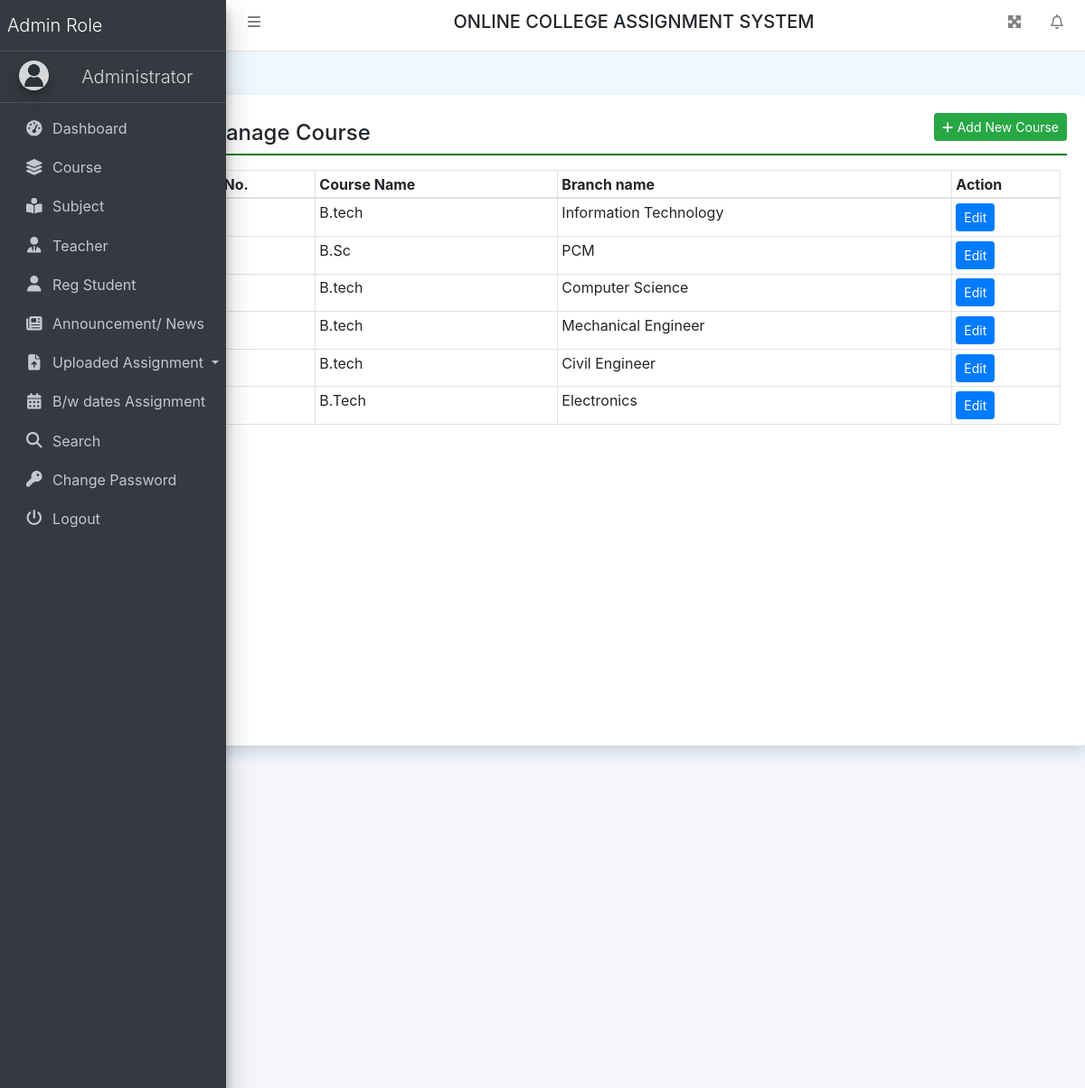
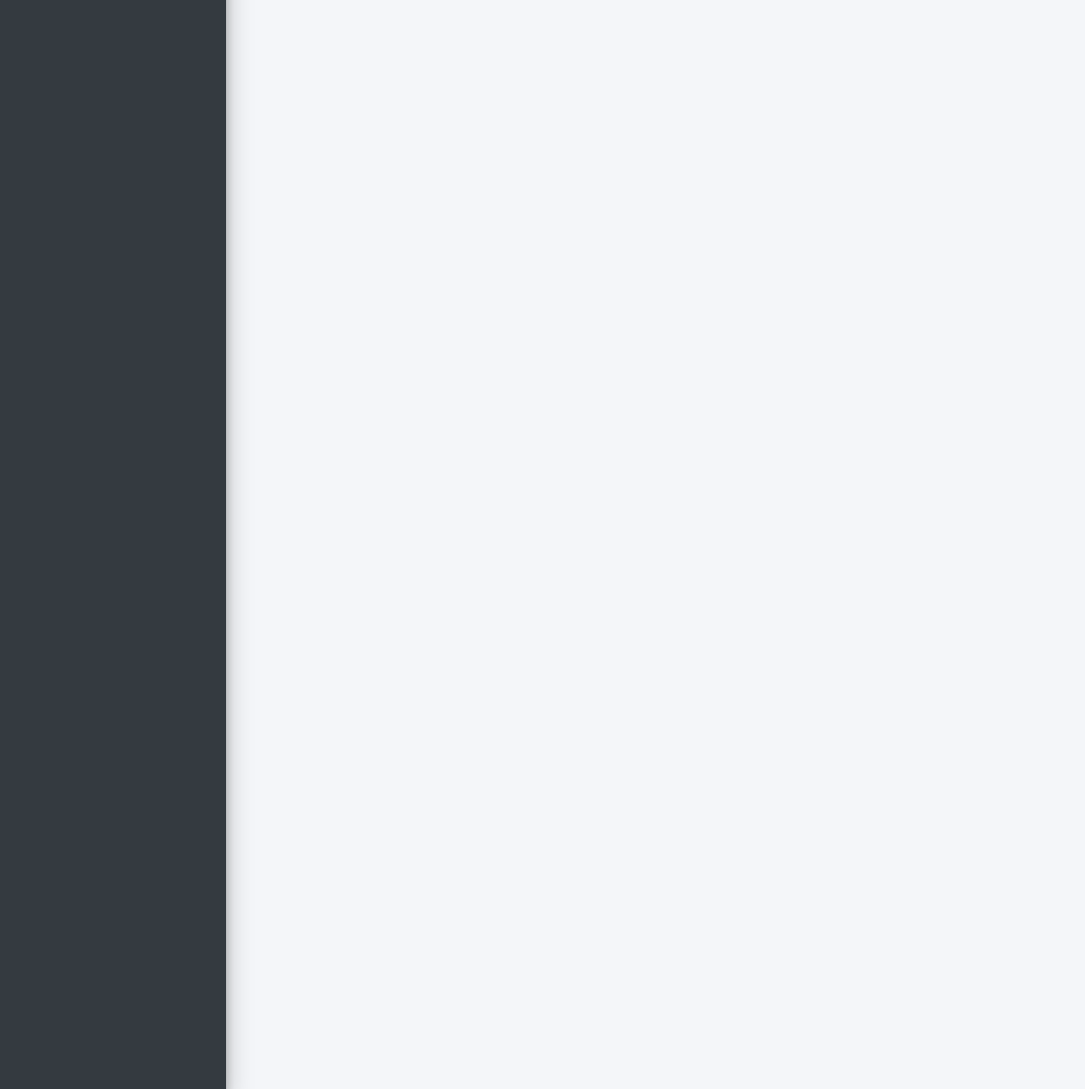
Page /course (signed in) on the committed database (2 pictures, top to bottom).
### collegeAssignment/models.py (models this page shows, shortened)
class Course(models.Model):
    BranchName = models.CharField(max_length=150, null=True)
    CourseName = models.CharField(max_length=200, null=True)
    CreationDate = models.DateTimeField(auto_now_add=True)

### collegeAssignment/views.py (the view)
# urls.py: path('course', course, name='course'),
def course(request):
    if not request.user.is_authenticated:
        return redirect('admin_login')
    course = Course.objects.all()
    try:
        if request.method == "POST":
            courseName = request.POST['CourseName']
            branchName = request.POST['BranchName']
            try:
                Course.objects.create(CourseName=courseName, BranchName=branchName)
                error = "no"
            except:
                error = "yes"
    except:
        pass
    return render(request, 'course.html', locals())

### collegeAssignment/templates/course.html (shortened to what this page needs)
{% extends 'header.html' %}
{% block main %}
<div class="card shadow mt-5 offset-2" style="min-height: 90vh">
    <div class="card-body">
			<a href="#" class="btn btn-success btn-sm float-right"
				data-target="#addpro" data-toggle="modal"><i class="fa fa-plus"></i>
				Add New Course</a>
			<h4 class="p-2" style="border-bottom: 2px solid green;">Manage
				Course</h4>
        <div class="container-fluid mt-3">
			<table class="table table-bordered table-sm">
				<thead>
					<tr>
						<th>S No.</th>
						<th>Course Name</th>
						<th>Branch name</th>
						<th>Action</th>
					</tr>
				</thead>
				<tbody>
				   {% for i in course %}
					<tr>
						<td>{{forloop.counter}}</td>
						<td>{{i.CourseName}}</td>
						<td>{{i.BranchName}}</td>
						<td style="width: 120px;">
							<a href="{% url 'editCourse' i.id %}" class="btn btn-primary btn-sm">Edit</a>
						</td>
					</tr>
                    {% endfor %}
				</tbody>
			</table>
        </div>
	</div>
</div>
{% endblock %}

### collegeAssignment/templates/header.html (shortened to what this page needs)
{% load static %}
<html>
<head runat="server">
    <link href="{% static 'css/bootstrap.css' %}" rel="stylesheet"/>
    <link href="{% static 'css/all.css' %}" rel="stylesheet"/>
    <link href="{% static 'css/adminlte.css' %}" rel="stylesheet"/>
    <link href="{% static 'css/OverlayScrollbars.css' %}" rel="stylesheet"/>
    <link rel="stylesheet"
          href="https://cdn.datatables.net/1.10.23/css/jquery.dataTables.min.css">
    <link rel="stylesheet"
          href="https://cdn.datatables.net/buttons/1.6.5/css/buttons.dataTables.min.css">
    <link rel="stylesheet"
          href="https://cdn.jsdelivr.net/npm/bootstrap-select@1.13.14/dist/css/bootstrap-select.min.css">
</head>
<body
        class="hold-transition sidebar-mini layout-fixed layout-navbar-fixed layout-footer-fixed" >
<nav class="main-header navbar navbar-expand navbar-white navbar-light">
    <ul class="navbar-nav">
        <li class="nav-item"><a class="nav-link" data-widget="pushmenu"
                                href="#" role="button"><i class="fas fa-bars"></i></a></li>
    </ul>
    <h5 class="text-center text-uppercase" style="width: 100%;">Online College Assignment System</h5>
    <ul class="navbar-nav ml-auto">
        <li class="nav-item"><a class="nav-link"
                                data-widget="fullscreen" href="#" role="button"> <i
                class="fas fa-expand-arrows-alt"></i>
        </a></li>
        <li class="nav-item dropdown"><a class="nav-link"
                                         data-toggle="dropdown" href="#"> <i
                class="far fa-bell fas-shake animated"></i>
        </a>
        </li>
    </ul>
</nav>
<aside class="main-sidebar sidebar-dark-primary elevation-4">
    <a href="{% url 'dashboard' %}" class="brand-link"> <span
            class="brand-text font-weight-light">Admin Role</span>
    </a> <a href="{% url 'dashboard' %}" class="brand-link"> <img
        src="images/user1.png" alt=""
        class="brand-image img-circle elevation-3" style="opacity: .8">
    <center><span class="brand-text font-weight-light">Administrator</span></center>
</a>
    <div class="sidebar">
        <nav class="mt-2">
            <ul class="nav nav-pills nav-sidebar flex-column"
                data-widget="treeview" role="menu" data-accordion="false">
                <li class="nav-item"><a href="{% url 'dashboard' %}" class="nav-link">
                    <i class="nav-icon fas fa-tachometer-alt"></i>
                    <p>Dashboard</p>
                </a></li>
                <li class="nav-item"><a href="{% url 'course' %}" class="nav-link">
							<i class="nav-icon fas fa-layer-group"></i>
							<p>Course</p>
                </a></li>
                <li class="nav-item"><a href="{% url 'subject' %}" class="nav-link">
							<i class="nav-icon fas fa-book-reader"></i>
							<p>Subject</p>
                </a></li>
                <li class="nav-item"><a href="{% url 'teacher' %}" class="nav-link">
							<i class="nav-icon fas fa-user-tie"></i>
							<p>Teacher</p>
                </a></li>
                <li class="nav-item"><a href="{% url 'regUser' %}" class="nav-link">
							<i class="nav-icon fas fa-user"></i>
							<p>Reg Student</p>
                </a></li>
                <li class="nav-item"><a href="{% url 'news' %}" class="nav-link">
							<i class="nav-icon fas fa-newspaper"></i>
							<p>Announcement/ News</p>
                </a></li>
                <li class="nav-item dropdown">
                    <a class="nav-link dropdown-toggle" href="#" id="navbarDropdown"
                       role="button" data-toggle="dropdown" aria-haspopup="true"
                       aria-expanded="false"> <i class="nav-icon fas fa-file-upload"></i> Uploaded Assignment </a>
                </li>
                <li class="nav-item"><a href="{% url 'btwdateAssign' %}" class="nav-link">
							<i class="nav-icon fas fa-calendar-alt"></i>
							<p>B/w dates Assignment</p>
                </a></li>
                <li class="nav-item"><a href="{% url 'search' %}" class="nav-link">
							<i class="nav-icon fas fa-search"></i>
							<p>Search</p>
                </a></li>
                <li class="nav-item"><a href="{% url 'changePassword' %}" class="nav-link">
							<i class="nav-icon fas fa-key"></i>
							<p>Change Password</p>
                </a></li>
                <li class="nav-item"><a href="/logout" class="nav-link">
							<i class="nav-icon fas fa-power-off"></i>
							<p>Logout</p>
                </a></li>
            </ul>
        </nav>
    </div>
</aside>
{% block main %}
{% endblock %}
<div class="content-wrapper"></div>

### collegeAssignment/static/css/all.css (style rules this page uses)
.fa-bars:before { content: "\f0c9"; }
.fa-bell:before { content: "\f0f3"; }
.fa-key:before { content: "\f084"; }
.fa-layer-group:before { content: "\f5fd"; }
.fa-newspaper:before { content: "\f1ea"; }
.fa-plus:before { content: "\f067"; }
.fa-power-off:before { content: "\f011"; }
.fa-user:before { content: "\f007"; }
.fa-user-tie:before { content: "\f508"; }

### collegeAssignment/static/css/OverlayScrollbars.css (style rules this page uses)
.os-host, .os-host-textarea { position: relative; overflow: visible !important; -webkit-box-orient: vertical; -webkit-box-direction: normal; -ms-flex-direction: column; flex-direction: column; -ms-flex-wrap: nowrap; flex-wrap: nowrap; -webkit-box-pack: start; -ms-flex-pack: start; justify-content: flex-start; -ms-flex-line-pack: start; align-content: flex-start; -webkit-box-align: start; -ms-flex-align: start; -ms-grid-row-align: flex-start; align-items: flex-start; }

### collegeAssignment/templates/header.html (style rules this page uses)
body { background-color: aliceblue; }

### rows in the picture
Course: CourseName "B.tech", BranchName "Information Technology"
Course: CourseName "B.Sc", BranchName "PCM"
Course: CourseName "B.tech", BranchName "Computer Science"
Course: CourseName "B.tech", BranchName "Mechanical Engineer"
Course: CourseName "B.tech", BranchName "Civil Engineer"
Course: CourseName "B.Tech", BranchName "Electronics"
